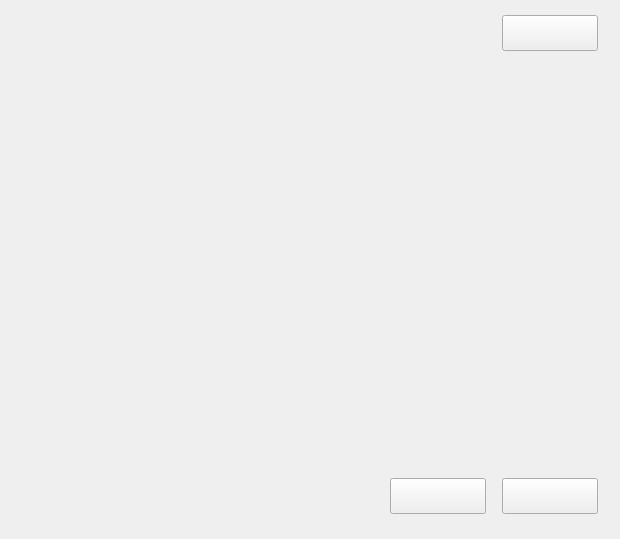
<?xml version="1.0" encoding="UTF-8"?>
<ui version="4.0">
 <class>PropertyListWindow</class>
 <widget class="QWidget" name="PropertyListWindow">
  <property name="geometry">
   <rect>
    <x>0</x>
    <y>0</y>
    <width>620</width>
    <height>539</height>
   </rect>
  </property>
  <property name="minimumSize">
   <size>
    <width>620</width>
    <height>539</height>
   </size>
  </property>
  <property name="maximumSize">
   <size>
    <width>620</width>
    <height>539</height>
   </size>
  </property>
  <property name="windowTitle">
   <string>PropertyListWindow</string>
  </property>
  <layout class="QVBoxLayout" name="verticalLayout_2">
   <property name="spacing">
    <number>0</number>
   </property>
   <property name="leftMargin">
    <number>0</number>
   </property>
   <property name="topMargin">
    <number>0</number>
   </property>
   <property name="rightMargin">
    <number>0</number>
   </property>
   <property name="bottomMargin">
    <number>0</number>
   </property>
   <item>
    <layout class="QVBoxLayout" name="verticalLayout">
     <property name="spacing">
      <number>0</number>
     </property>
     <property name="leftMargin">
      <number>40</number>
     </property>
     <property name="topMargin">
      <number>0</number>
     </property>
     <property name="rightMargin">
      <number>22</number>
     </property>
     <property name="bottomMargin">
      <number>0</number>
     </property>
     <item>
      <layout class="QHBoxLayout" name="horizontalLayout">
       <property name="topMargin">
        <number>15</number>
       </property>
       <property name="bottomMargin">
        <number>16</number>
       </property>
       <item>
        <widget class="QLabel" name="label">
         <property name="minimumSize">
          <size>
           <width>0</width>
           <height>24</height>
          </size>
         </property>
         <property name="maximumSize">
          <size>
           <width>16777215</width>
           <height>24</height>
          </size>
         </property>
         <property name="text">
          <string/>
         </property>
        </widget>
       </item>
       <item>
        <widget class="QPushButton" name="refreshButton">
         <property name="sizePolicy">
          <sizepolicy hsizetype="Fixed" vsizetype="Fixed">
           <horstretch>0</horstretch>
           <verstretch>0</verstretch>
          </sizepolicy>
         </property>
         <property name="minimumSize">
          <size>
           <width>96</width>
           <height>36</height>
          </size>
         </property>
         <property name="maximumSize">
          <size>
           <width>96</width>
           <height>36</height>
          </size>
         </property>
         <property name="text">
          <string/>
         </property>
        </widget>
       </item>
      </layout>
     </item>
     <item>
      <layout class="QHBoxLayout" name="horizontalLayout_2">
       <property name="spacing">
        <number>0</number>
       </property>
       <item>
        <widget class="QStackedWidget" name="stackedWidget">
         <property name="sizePolicy">
          <sizepolicy hsizetype="Fixed" vsizetype="Fixed">
           <horstretch>0</horstretch>
           <verstretch>0</verstretch>
          </sizepolicy>
         </property>
         <property name="minimumSize">
          <size>
           <width>558</width>
           <height>399</height>
          </size>
         </property>
         <property name="maximumSize">
          <size>
           <width>558</width>
           <height>399</height>
          </size>
         </property>
         <property name="currentIndex">
          <number>-1</number>
         </property>
        </widget>
       </item>
      </layout>
     </item>
     <item>
      <layout class="QHBoxLayout" name="horizontalLayout_3">
       <property name="spacing">
        <number>16</number>
       </property>
       <property name="topMargin">
        <number>24</number>
       </property>
       <property name="bottomMargin">
        <number>25</number>
       </property>
       <item>
        <spacer name="horizontalSpacer">
         <property name="orientation">
          <enum>Qt::Horizontal</enum>
         </property>
         <property name="sizeHint" stdset="0">
          <size>
           <width>40</width>
           <height>20</height>
          </size>
         </property>
        </spacer>
       </item>
       <item>
        <widget class="CustomPushButton" name="cancelButton">
         <property name="minimumSize">
          <size>
           <width>96</width>
           <height>36</height>
          </size>
         </property>
         <property name="maximumSize">
          <size>
           <width>96</width>
           <height>36</height>
          </size>
         </property>
         <property name="text">
          <string/>
         </property>
        </widget>
       </item>
       <item>
        <widget class="CustomPushButton" name="acceptButton">
         <property name="minimumSize">
          <size>
           <width>96</width>
           <height>36</height>
          </size>
         </property>
         <property name="maximumSize">
          <size>
           <width>96</width>
           <height>36</height>
          </size>
         </property>
         <property name="text">
          <string/>
         </property>
        </widget>
       </item>
      </layout>
     </item>
    </layout>
   </item>
  </layout>
 </widget>
 <customwidgets>
  <customwidget>
   <class>CustomPushButton</class>
   <extends>QPushButton</extends>
   <header location="global">custom_push_button.h</header>
  </customwidget>
 </customwidgets>
 <resources/>
 <connections/>
</ui>
